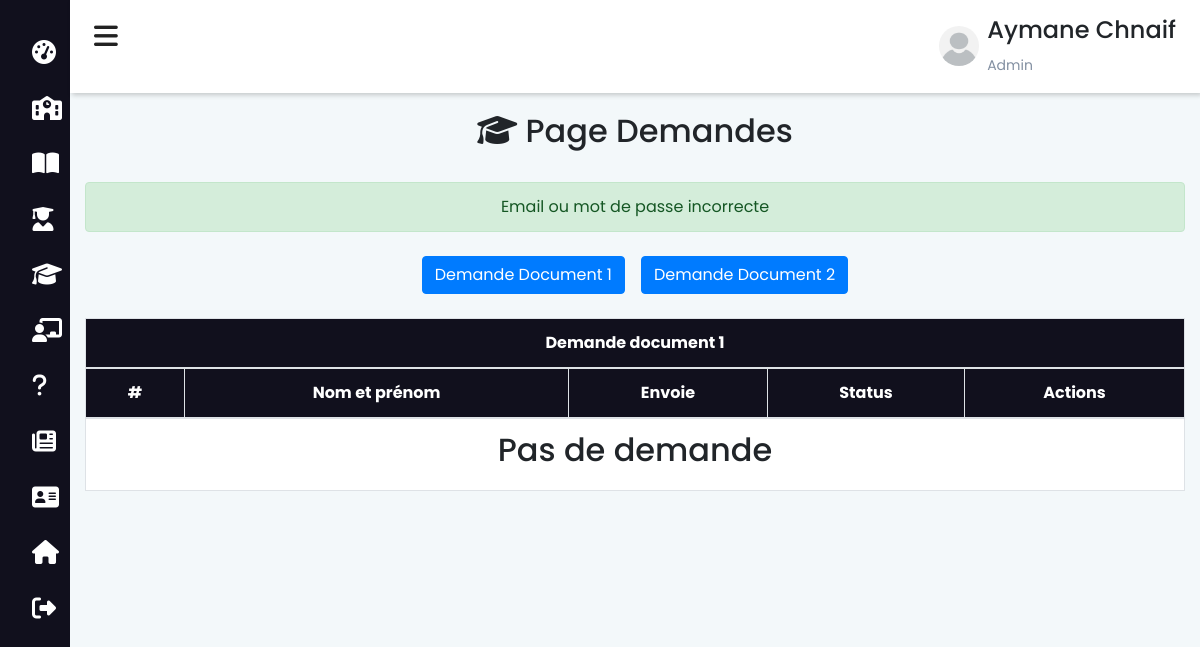
Page /admin/demandes.php (signed in) on the earlier database version.
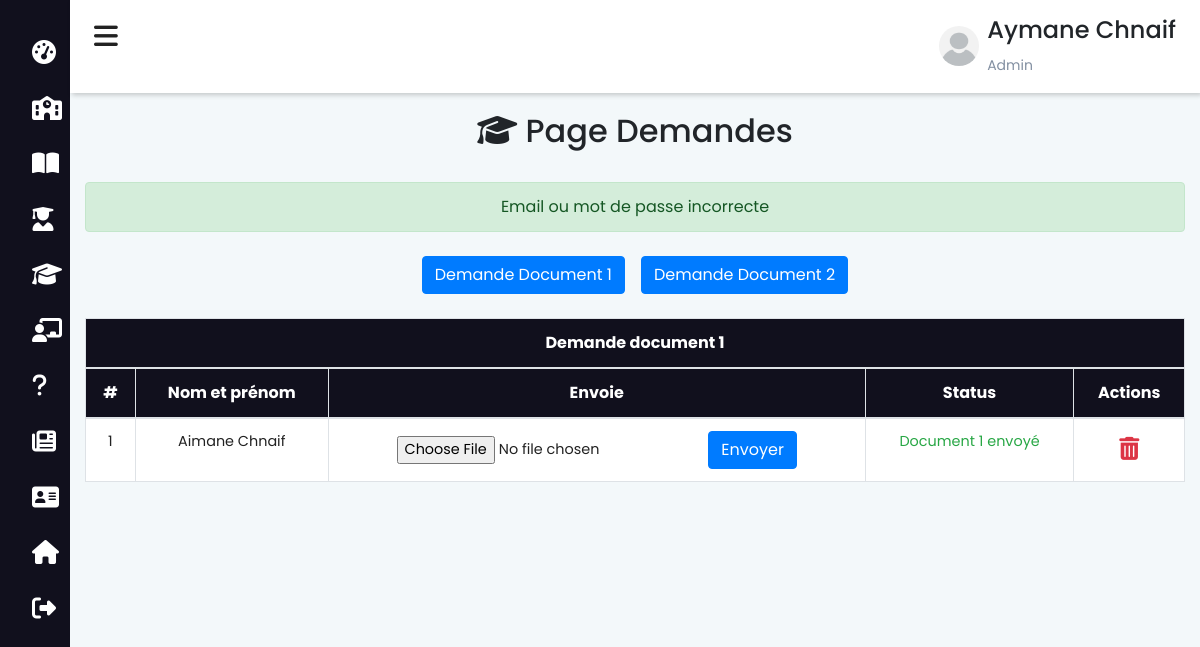
Same page on the later database version.
### tables this page shows
CREATE TABLE `diplome` (
  `dip_id` int(11) NOT NULL,
  `dip_etudiant` int(11) NOT NULL,
  `dip_image` varchar(200) NOT NULL
);

CREATE TABLE `etudiant` (
  `etud_id` int(11) NOT NULL,
  `etud_nom` varchar(200) NOT NULL,
  `etud_nom_arab` varchar(200) NOT NULL,
  `etud_prenom` varchar(200) NOT NULL,
  `etud_prenom_arabe` varchar(200) NOT NULL,
  `etud_email` varchar(200) NOT NULL,
  `etud_telephone` varchar(200) NOT NULL,
  `etud_motdepasse` varchar(200) NOT NULL,
  `etud_cin` varchar(200) NOT NULL,
  `etud_formation` int(11) NOT NULL,
  `etud_naissance` date NOT NULL,
  `etud_lieu_naissance` varchar(50) NOT NULL,
  `etud_adress` varchar(200) NOT NULL,
  `etud_permis` varchar(200) NOT NULL,
  `etud_cat_permis` varchar(200) NOT NULL,
  `etude_carte_pro` varchar(200) NOT NULL,
  `etud_permis_obt` date NOT NULL DEFAULT current_timestamp(),
  `etud_scan_cin` varchar(200) NOT NULL,
  `etud_scan_permis` varchar(200) NOT NULL,
  `etud_scan_visite` varchar(200) NOT NULL,
  `etud_promos` int(11) DEFAULT NULL,
  `etud_image` varchar(500) NOT NULL,
  `etud_inscription` date NOT NULL DEFAULT current_timestamp()
);

### functions/db.php (called while the page is built, shortened)
<?php
    class DBController{
        protected $host = "localhost";
        protected $user = "root";
        protected $password = "";
        protected $db = "ecole";
        public function __construct(){
            $this->conn = mysqli_connect($this->host, $this->user, $this->password, $this->db);
        }
    }
?>

### session.php (called while the page is built, shortened)
<?php
    require("functions/db.php");
    require("functions/etudiant.php");
    $db = new DBController();
    $data = new Etudiant($db);
?>

### functions/etudiant.php (called while the page is built, shortened)
<?php
    class Etudiant{
        public $db = null;
        public function __construct(DBController $db){
            $this->db = $db;
        }
        public function getDiplome(){
            $result = $this->db->conn->query("SELECT * FROM `diplome` INNER JOIN `etudiant` ON etud_id=dip_etudiant");
            $resultArray = array();
            while ($item = mysqli_fetch_array($result, MYSQLI_ASSOC)){
                $resultArray[] = $item;
            }
            return $resultArray;
        }
    }
?>

### admin/demandes.php (the view, shortened to what the changed rows need)
<?php include_once "../session.php"; ?>
<?php
$diplomes = $data->getDiplome();
?>
<!DOCTYPE html>
<html lang="fr">
<head>
    <?php
        include_once "../includes/header.php";
    ?>
</head>
<body>
    <div class="main-content">
        <header>
            <?php include 'admin.php' ?>
        </header>
        <div class="container mt-5 pt-5">
            <div class="text-center py-3">
                <h2><i class="fas fa-graduation-cap"></i> Page Demandes</h2>
            </div>
            <div class="row">
                <div class="col-md-12" id="diplome">
                    <table class="table bg-white table-bordered">
                        <thead class="text-center text-white" style="background-color: #11101d;">
                            <tr>
                                <th scope="col" colspan="5">Demande document 1</th>
                            </tr>
                            <tr>
                                <th>#</th>
                                <th>Nom et prénom</th>
                                <th>Envoie</th>
                                <th>Status</th>
                                <th>Actions</th>
                            </tr>
                        </thead>
                        <tbody class="text-center">
                            <?php
                            if (empty($diplomes)) {
                            ?>
                                <tr>
                                    <th scope="row" colspan="5">
                                        <h2>Pas de demande</h2>
                                    </th>
                                </tr>
                                <?php
                            } else {
                                $i = 1;
                                foreach ($diplomes as $diplome) {
                                ?>
                                    <tr>
                                        <td><?= $i++ ?></td>
                                        <td><?= $diplome['etud_prenom'] . " " . $diplome['etud_nom'] ?></td>
                                        <td>
                                            <form action="" method="POST" enctype="multipart/form-data">
                                                <input type="file" name="dip_image" id="">
                                                <input type="submit" value="Envoyer" class="btn btn-primary" name="dip-btn">
                                            </form>
                                        </td>
                                        <td>
                                            <?php
                                            if ($diplome['dip_image'] == '') {
                                                echo '<p class="text-primary">Demande reçue</p>';
                                            } else if ($diplome['dip_image'] == $diplome['dip_image']) {
                                                echo '<p class="text-success">Document 1 envoyé</p>';
                                            }
                                            ?>
                                        </td>
                                        <td class="row-style">
                                            <form action="" method="POST">
                                                <button type="submit" class="btn-style" name="submit_diplome" onclick='return confirm("Voulez-vous supprimer cette demande")'>
                                                    <i class="fas fa-trash-alt text-danger awesome-size"></i>
                                                </button>
                                            </form>
                                        </td>
                                    </tr>
                            <?php
                                }
                            }
                            ?>
                        </tbody>
                    </table>
                </div>
            </div>
        </div>
    </div>
</body>
</html>

Differences in the rows shown:
added diplome: dip_etudiant.etud_prenom "Aimane", dip_etudiant.etud_nom "Chnaif", shows "Document 1 envoyé"
Other differences:
text no longer shown: "Pas de demande"
